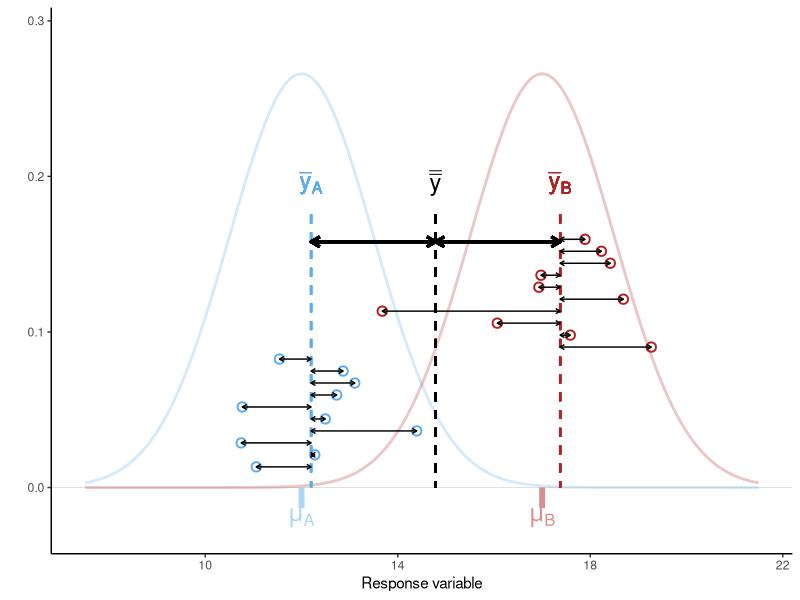
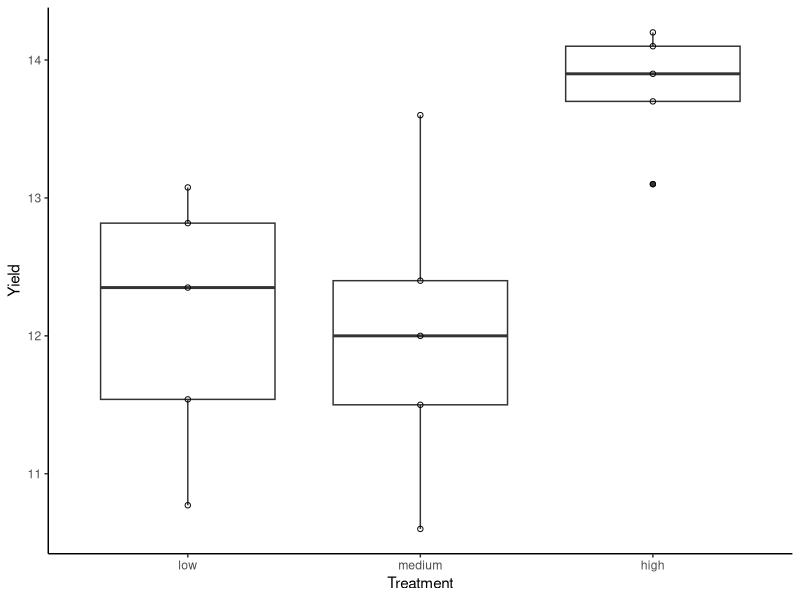
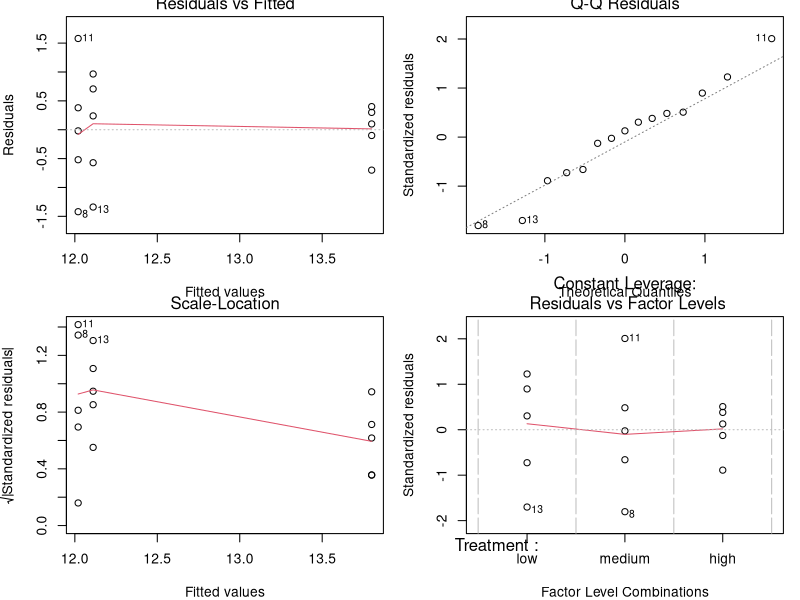
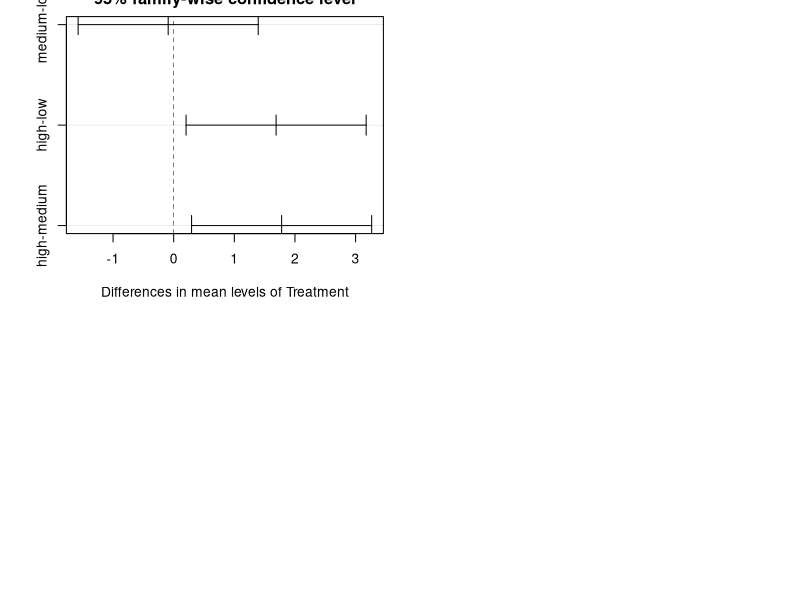
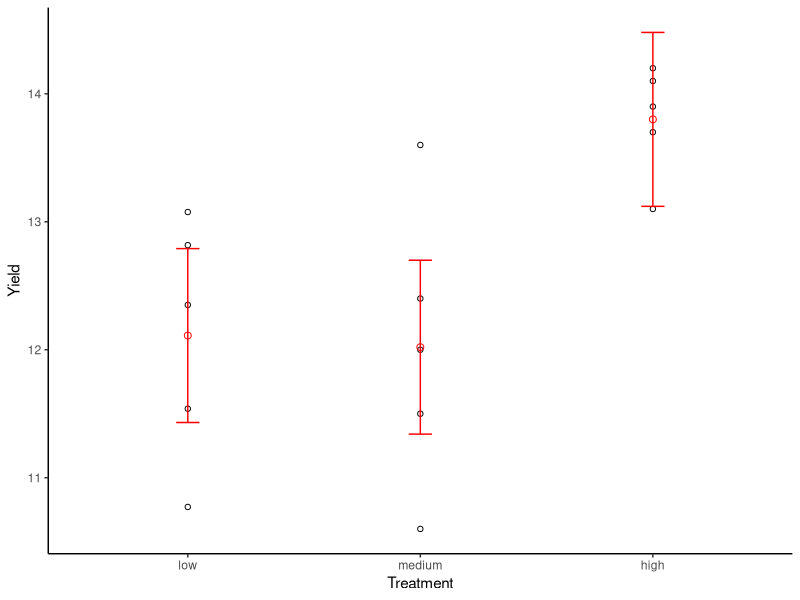
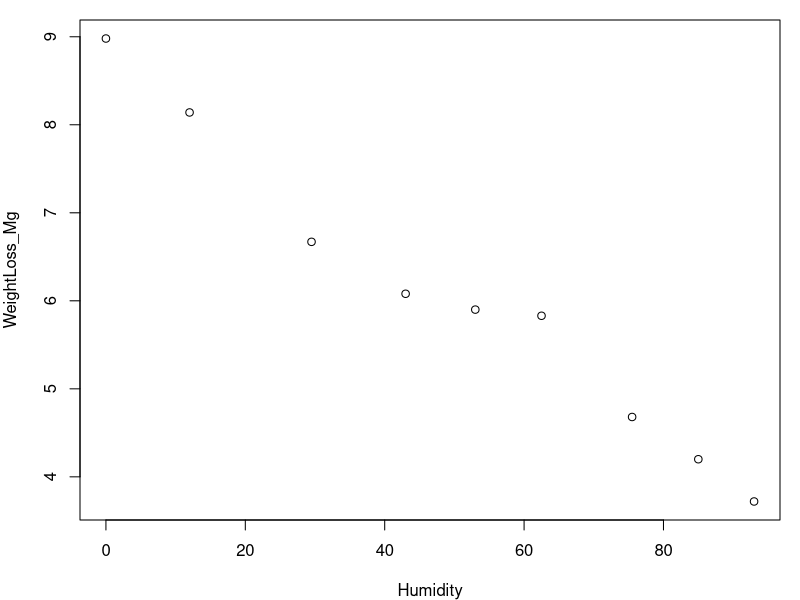
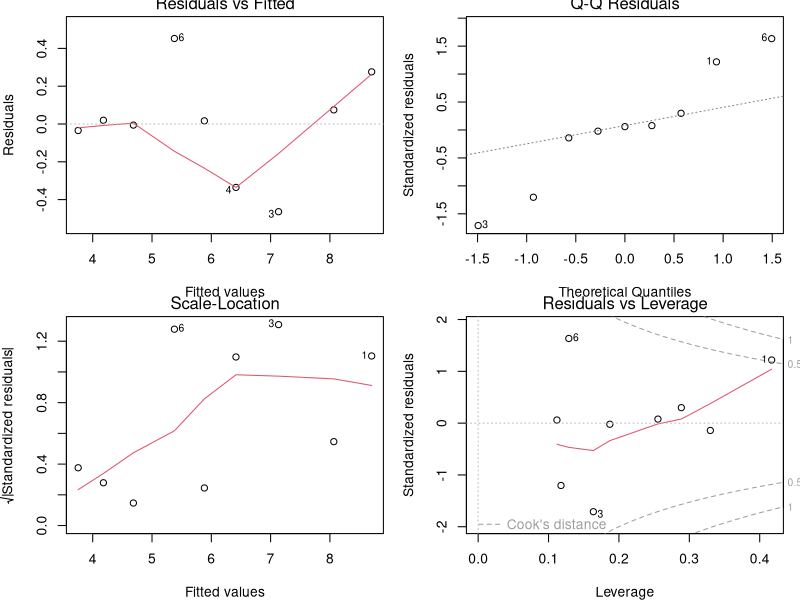
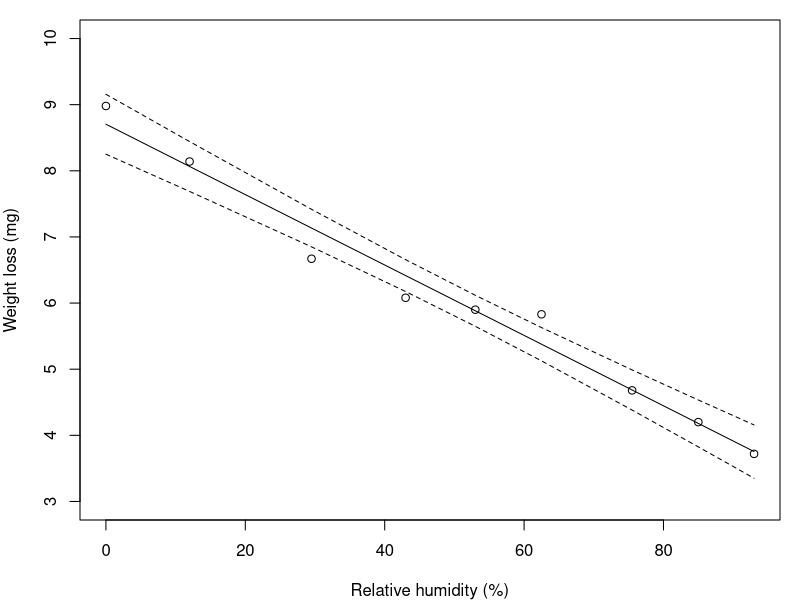

These charts were generated, in order, by the following R code:
## ---- chunk 1
#| label: fig-ANOVA_overview
#| fig-cap: "Sources of variation (within group vs. among groups) as quantified by ANOVA. Points are observations, dashed vertical lines give sample means for A (blue), B (red), and overall (black). Thick arrows show differences between group means and the overall mean, and thin arrows show differences between observations and group means. The population means (mu[A], mu[B]) and the effect size (mu[B] - mu[A]) are unknown and must be inferred from the sample with confidence intervals."
#| fig-width: 7
#| fig-height: 5
#| message: false
#| warning: false
#| code-fold: true

library(tidyverse)
theme_set(theme_classic())
# simulate two populations A and B
sigma <- 1.5
mu_df <- data.frame(Group=c("A", "B"),
                    Lab=c("mu[A]", "mu[B]"),
                    mu=c(12, 17)) |>
  mutate(density=dnorm(mu, mu, sigma))

pop_df <- data.frame(value=seq(min(mu_df$mu) - 3*sigma, 
                               max(mu_df$mu) + 3*sigma, 
                               length.out=1e3)) |>
  mutate(A=dnorm(value, mu_df$mu[1], sigma),
         B=dnorm(value, mu_df$mu[2], sigma)) |>
  pivot_longer(2:3, names_to="Group", values_to="density")
x_lim <- xlim(min(pop_df$value), max(pop_df$value))
y_lim <- ylim(-max(pop_df$density)*0.1, max(pop_df$density)*1.1)

# simulate sampling
N <- 10
set.seed(1)
samp_df <- data.frame(Group=rep(c("A", "B"), each=N),
                      y=c(rnorm(N, mu_df$mu[1], sigma),
                          rnorm(N, mu_df$mu[2], sigma))) |>
  mutate(ypos=seq(max(mu_df$density)*0.05, max(mu_df$density)*0.6, length.out=n())) |>
  group_by(Group) |>
  mutate(y_bar=mean(y),
         y_bar_pos=mean(ypos)) |>
  ungroup() |>
  mutate(y_bar_lab=max(ypos)*1.1,
         y_bar_bar=mean(y),
         Lab=paste0("bar(y)[", Group, "]"))

# plot
ggplot(samp_df, aes(y, colour=Group)) + 
  # population in background
  geom_hline(yintercept=0, linewidth=0.2, colour="grey80") +
  geom_line(data=pop_df, aes(value, density), linewidth=1, alpha=0.25) + 
  geom_text(data=mu_df, 
            aes(x=mu, y=-density*0.05, label=Lab), 
            vjust=1, parse=T, size=6, alpha=0.5) +
  geom_segment(data=mu_df, 
               aes(x=mu, xend=mu, y=-density*0.05, yend=0), 
               linewidth=2, linetype=1, alpha=0.5) +
  # observations
  geom_point(aes(y, ypos), size=2.5, shape=1, stroke=1) +
  # group means
  geom_segment(aes(x=y_bar, xend=y_bar, yend=0, y=y_bar_lab), linewidth=0.75, linetype=2) +
  geom_text(aes(x=y_bar, y=y_bar_lab, label=Lab), nudge_y=0.02, parse=T, size=6) +
  # grand mean
  geom_segment(aes(x=y_bar_bar, xend=y_bar_bar, yend=0, y=y_bar_lab), colour="black",
               linewidth=0.75, linetype=2) +
  annotate("text", x=samp_df$y_bar_bar[1], y=samp_df$y_bar_lab[1]+0.02, label="bar(bar(y))", 
           parse=T, size=6, colour="black") +
  # within-group variation
  geom_segment(aes(x=y_bar, xend=y, y=ypos, yend=ypos), 
               arrow=arrow(ends="both", length=unit(0.05, "inches")), colour="black") +
  # among-group variation
  geom_segment(aes(x=y_bar, xend=y_bar_bar, y=y_bar_lab*0.9, yend=y_bar_lab*0.9), 
               arrow=arrow(ends="both", length=unit(0.1, "inches")), 
               colour="black", linewidth=1) +
  scale_colour_manual(values=c("steelblue2", "firebrick"), guide="none") +
  x_lim + y_lim + 
  labs(x="Response variable", y="")
## ---- chunk 2
#| message: false
#| warning: false

library(tidyverse)
library(readxl)
library(emmeans)
## ---- chunk 3
algae_wide_df <- read_excel("data/H2DS_practicalData.xlsx", sheet = "Microalgae")
## ---- chunk 4
nrow(algae_wide_df)
## ---- chunk 5
head(algae_wide_df, 2)
algae_df <- algae_wide_df |>
  pivot_longer(everything(), names_to = "Treatment", values_to = "Yield")
glimpse(algae_df)
## ---- chunk 6
#| label: fig-algae_boxplot
#| fig-cap: "Boxplot of algal yield at different light levels."
#| fig-width: 5.5
#| fig-height: 5
#| code-fold: true
algae_df$Treatment <- factor(algae_df$Treatment, 
                             levels=c("low", "medium", "high"))
glimpse(algae_df)
ggplot(algae_df, aes(Treatment, Yield)) + 
  geom_boxplot() +
  geom_point(shape=1)
## ---- chunk 7
algae_aov <- aov(Yield ~ Treatment, data = algae_df) # ?aov
## ---- chunk 8
#| label: fig-algae_aov
#| fig-cap: "Residual plots from one-way ANOVA."
#| fig-width: 5.5
#| fig-height: 5

par(mfrow = c(2, 2), mar=c(4,4,1,1)) 
plot(algae_aov) 
## ---- chunk 9
# anova(algae_aov) # outputs an anova-type table, but unnecessary with aov()
summary(algae_aov)
## ---- chunk 10
#| label: fig-algae_aov_Tukey
#| fig-cap: "Tukey HSD plot from a one-way ANOVA."
#| fig-width: 8
#| fig-height: 5

# HSD stands for 'honestly significant difference'
algae_grp_diffs <- TukeyHSD(x = algae_aov, conf.level = 0.95) 
algae_grp_diffs
plot(algae_grp_diffs)
## ---- chunk 11
algae_emm <- emmeans(algae_aov, specs="Treatment", level=0.89)
algae_emm
algae_emm_df <- as_tibble(algae_emm)
## ---- chunk 12
#| label: fig-algae_aov_results
#| fig-cap: "Algae yield under three light levels. Red points and bars give means and 89% CIs. Black points show observations."
#| fig-width: 8
#| fig-height: 5

ggplot(algae_df, aes(Treatment)) + 
  geom_point(aes(y=Yield), shape=1) +
  geom_errorbar(data=algae_emm_df, aes(ymin=lower.CL, ymax=upper.CL), colour="red", width=0.1) +
  geom_point(data=algae_emm_df, aes(y=emmean), shape=1, size=2, colour="red")
## ---- chunk 13
#| label: fig-beetle_scatter
#| fig-cap: "Beetle weight loss as a function of relative humidity."
#| fig-width: 4
#| fig-height: 4

beetle_df <- read_excel("data/H2DS_practicalData.xlsx", sheet = "Beetles")
# inspect the dataframe, then make a scatter plot
par(mfrow=c(1,1))
plot(WeightLoss_Mg ~ Humidity, data = beetle_df) 
## ---- chunk 14
# weight loss is modelled as (~) a function of humidity
beetle_lm <- lm(WeightLoss_Mg ~ Humidity, data = beetle_df) 
# beetle_lm
# str(beetle_lm) # lm outputs are complex structures
## ---- chunk 15
#| label: fig-beetle_diag
#| fig-cap: "Regression diagnostics"
#| fig-width: 5
#| fig-height: 5

par(mfrow = c(2, 2), mar=c(4,4,1,1)) # set up 4 in 1 plot.
plot(beetle_lm) # plot the regression residuals.
## ---- chunk 16
summary(beetle_lm)
## ---- chunk 17
8.70 - 0.05322 * -50
8.70 - 0.05322 * 150
## ---- chunk 18
confint(beetle_lm)
## ---- chunk 19
#| label: fig-beetle_regline
#| fig-cap: "Regression line (solid) with upper and lower 95\\% confidence intervals on the regression line (dashed)."
#| fig-width: 4
#| fig-height: 4

beetle_pred_line <- predict(beetle_lm, interval = "confidence", level = 0.95)

par(mfrow=c(1,1))
plot(WeightLoss_Mg ~ Humidity, data = beetle_df, ylim=c(3, 10),
     xlab = "Relative humidity (%)", ylab = "Weight loss (mg)") 
lines(beetle_df$Humidity, beetle_pred_line[, "fit"])
lines(beetle_df$Humidity, beetle_pred_line[, "lwr"], lty = 2)
lines(beetle_df$Humidity, beetle_pred_line[, "upr"], lty = 2)
## ---- chunk 20
# predict() needs a data.frame with the same predictors used in beetle_lm
predict(beetle_lm, 
        newdata = data.frame(Humidity = 50), 
        interval = "predict", 
        level = 0.95)
# or more fully:
predict(beetle_lm, 
        newdata = data.frame(Humidity = seq(0, 100, by=25)), 
        interval = "predict", 
        level = 0.95)
## ---- chunk 21
#| label: fig-beetle_regline_predInterval
#| fig-cap: "Regression line (solid) with upper and lower 95\\% confidence intervals on the regression line (dashed) and 95% prediction intervals (dotted)."
#| fig-width: 4
#| fig-height: 4

new_humidity_df <- data.frame(Humidity = 0:100)
beetle_pred_line <- predict(beetle_lm, 
                            newdata = new_humidity_df,
                            interval = "confidence", 
                            level = 0.95)
beetle_pred_obs <- predict(beetle_lm,
                           newdata = new_humidity_df, 
                           interval = "prediction", 
                           level = 0.95)

par(mfrow=c(1,1))
plot(WeightLoss_Mg ~ Humidity, data = beetle_df, ylim=c(3, 10),
     xlab = "Relative humidity (%)", ylab = "Weight loss (mg)") 
lines(new_humidity_df$Humidity, beetle_pred_line[, "fit"])
lines(new_humidity_df$Humidity, beetle_pred_line[, "lwr"], lty = 2)
lines(new_humidity_df$Humidity, beetle_pred_line[, "upr"], lty = 2)
lines(new_humidity_df$Humidity, beetle_pred_obs[, "lwr"], lty = 3)
lines(new_humidity_df$Humidity, beetle_pred_obs[, "upr"], lty = 3)
## ---- chunk 22
#| label: fig-limpetBoxplot
#| fig-cap: "Boxplot of limpet travel distances by surface."
#| fig-width: 8
#| fig-height: 5
#| code-fold: true

limpet_wide_df <- read_excel("data/H2DS_practicalData.xlsx", sheet = "LimpetDist")
limpet_df <- limpet_wide_df |>
  pivot_longer(everything(), names_to="Surface", values_to="Distance") |>
  mutate(Surface=factor(Surface, levels=c("Smooth", "Intermediate", "Rough")))
glimpse(limpet_df)
ggplot(limpet_df, aes(Surface, Distance)) + 
  geom_boxplot() +
  geom_point(shape=1)
## ---- chunk 23
#| code-fold: true

limpet_aov <- aov(Distance ~ Surface, data=limpet_df)
## ---- chunk 24
#| label: fig-limpet_aov
#| fig-cap: "Residual plots from the limpet one-way ANOVA."
#| fig-width: 5.5
#| fig-height: 5
#| code-fold: true

par(mfrow = c(2, 2), mar=c(4,4,1,1)) 
plot(limpet_aov) 
## ---- chunk 25
#| code-fold: true

summary(limpet_aov)
## ---- chunk 26
#| label: fig-limpet_aov_Tukey
#| fig-cap: "Tukey HSD plot from a one-way ANOVA."
#| fig-width: 8
#| fig-height: 5
#| code-fold: true

emmeans(limpet_aov, specs="Surface")

limpet_grp_diffs <- TukeyHSD(x = limpet_aov) 
limpet_grp_diffs
plot(limpet_grp_diffs)
## ---- chunk 27
#| label: fig-phosphatePoints
#| fig-cap: "Phosphate calibration data."
#| fig-width: 5
#| fig-height: 5
#| code-fold: true

phosphate_df <- read_xlsx("data/H2DS_practicalData.xlsx", "PhosphateCalibration")
phosphate_df
plot(Absorbance ~ Concentration, data = phosphate_df)
## ---- chunk 28
#| code-fold: true

phos.mod <- lm(Absorbance ~ Concentration, data = phosphate_df)
## ---- chunk 29
#| label: fig-phosphateDiagnostics
#| fig-cap: "Phosphate calibration regression diagnostics."
#| fig-width: 5
#| fig-height: 5
#| code-fold: true

par(mfrow=c(2,2), mar=c(4,4,1,1))
plot(phos.mod)
## ---- chunk 30
#| code-fold: true

summary(phos.mod)
## ---- chunk 31
#| label: fig-phosphateScatter
#| fig-cap: "Phosphate calibration scatter plot with best fit line and 92% confidence intervals."
#| fig-width: 4
#| fig-height: 4
#| code-fold: true

newPhosphate <- tibble(Concentration=seq(min(phosphate_df$Concentration),
                                         max(phosphate_df$Concentration),
                                         length.out=100))
phos_pred_line <- predict(phos.mod, 
                          newdata = newPhosphate,
                          interval = "confidence", 
                          level = 0.92)

plot(Absorbance ~ Concentration, data = phosphate_df)
lines(newPhosphate$Concentration, phos_pred_line[, "fit"])
lines(newPhosphate$Concentration, phos_pred_line[, "lwr"], lty = 2)
lines(newPhosphate$Concentration, phos_pred_line[, "upr"], lty = 2)
## ---- chunk 32
predict(phos.mod, newdata=data.frame(Concentration = 0.75), interval = "predict")
## ---- chunk 33
#| echo: false

predict(phos.mod, newdata=data.frame(Concentration = 0.75), interval = "predict")
